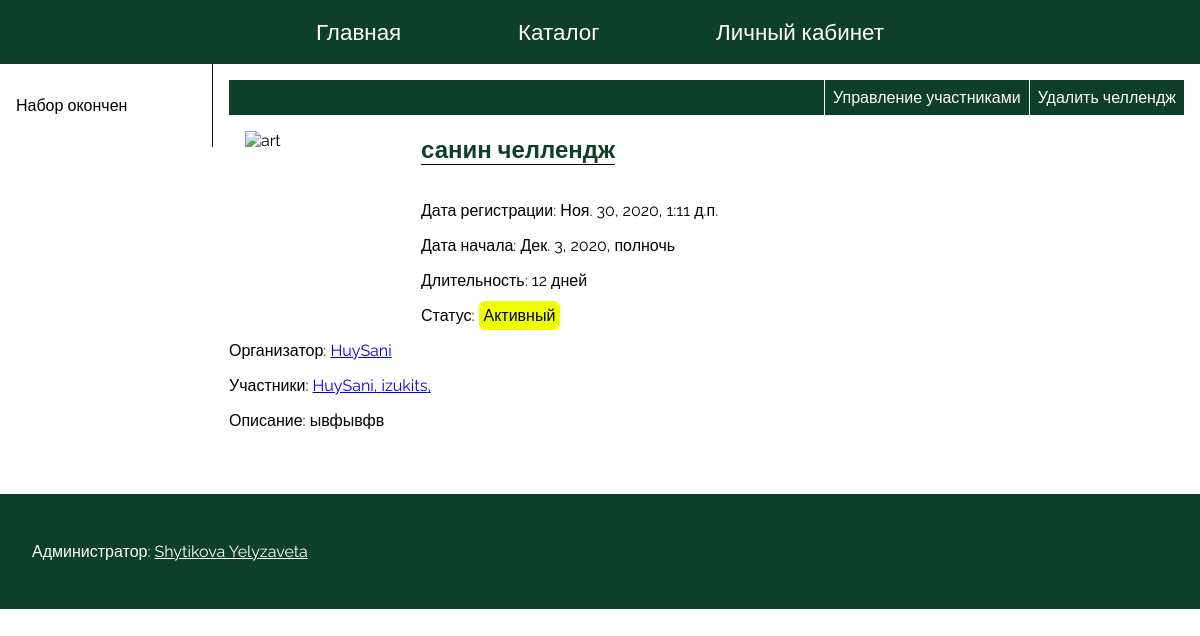
/challenge/31/ (signed in), run on the app's committed database.
### artfreedom/apps/main/models.py (models this page shows, shortened)
class Challenge_article(models.Model):
    article_title = models.CharField("название челленджа", max_length=200)
    article_description = models.TextField("описание челленджа")
    pub_date = models.DateTimeField("дата публикации")
    start_date = models.DateTimeField("дата начала", default=datetime.now())
    recruitment_time = models.IntegerField("время челледжа (в днях)")  # in days
    avatar = models.CharField("Аватар", blank=True, max_length=2500, default="", null=True)
    participants = models.ManyToManyField(User_data, through="Challenge_to_User")
    class Meta:
        verbose_name = "Челлендж"
        verbose_name_plural = "Челленджи"

class User_data(models.Model):
    user = models.OneToOneField(User, on_delete=models.CASCADE)
    status = models.CharField("статус пользователя", max_length=500, blank=True)
    contacts = models.CharField("контакты пользователя", max_length=200)
    avatar = models.CharField("Аватар", blank=True, max_length=2500, default="", null=True)

class Challenge_to_User(models.Model):
    challenge = models.ForeignKey(Challenge_article, null=True, on_delete=models.SET_NULL)
    user = models.ForeignKey(User_data, null=True, on_delete=models.SET_NULL)
    role = models.CharField(max_length=50, choices=[
                                                ('creator', 'creator'),
                                                ('participant', 'participant'),
                                                ('banned', 'banned'),
                                                ])

### artfreedom/apps/main/views.py (the view)
# urls.py: path("challenge/<int:id>/", views.challenge, name="challenge"),
def challenge(request, id):
    args = {}
    try:
        ch = Challenge_article.objects.get(id=id)
    except:
        return HttpResponseNotFound()
    args["pub_date"] = ch.pub_date
    args["start_date"] = ch.start_date
    args["recruitment_time"] = ch.recruitment_time
    args["creator"] = ch.challenge_to_user_set.get(role="creator").user
    args["title"] = ch.article_title
    args["description"] = ch.article_description
    args["avatar_url"] = ch.avatar
    args["participants"] = ch.challenge_to_user_set.all()
    args["challenge_status"] = get_challenge_status(ch).value
    args["challenge_status_en"] = get_challenge_status(ch).name
    args["id"] = id
    if request.user.is_authenticated:
        user = User_data.objects.get(user=request.user)
        isparticipated = Challenge_to_User.objects.filter(
            challenge=ch, user_id=user.id
        ).all()
        if isparticipated.count() == 0 :
            args["isparticipated"] = False
        elif isparticipated[0].role == 'banned':
            args["isparticipated"] = 'banned'
        else:
            args["isparticipated"] = True
        if isparticipated.count() != 0:
            args["user_role"] = ch.challenge_to_user_set.get(user=user).role
    else:
        args["isparticipated"] = False
    return render(request, "main/challenge.html", args)

### artfreedom/apps/main/views.py (called while the page is built)
def get_challenge_status(challenge):
    if (timezone.now() - challenge.start_date).days >= challenge.recruitment_time:
        return ChallengeStatus.finished
    elif timezone.now() >= challenge.start_date:
        return ChallengeStatus.active
    else:
        return ChallengeStatus.recruitment

### artfreedom/templates/main/challenge.html (shortened to what this page needs)
{% extends 'base.html' %}
{% load static %}
{% block styles %}
<link rel="stylesheet" href="{% static 'css/challenge.css' %}">
<link rel="stylesheet" href="{% static 'css/text.css' %}">{% endblock %}
{% block main_content %}
<main>
    <nav class="nav-left-bar">
    {% if user.is_authenticated %}
        {% if challenge_status == 'Идет набор'%}
            <figure id="participate_button">
                {% if isparticipated == True %}
                <div class="select_challenge_button">
                    <img src="{% static 'imgs/participate_ok.png' %}" alt="">
                </div>
                {% elif isparticipated == 'banned' %}
                    <p> Организатор запретил вам участие в этом челлендже </p>
                {% else %}
                <div class="select_challenge_button">
                    <img src="{% static 'imgs/participate.svg' %}" alt="">
                </div>
                <p>Участвовать</p>
                {% endif %}
            </figure>
        {% else %}
            <p>Набор окончен</p>
        {% endif %}
    {% else %}
        <p>Для участия необходимо войти в аккаунт</p>
    {% endif %}
    </nav>
    <section class="main-block">
        {% if user_role == 'creator'%}
            <div class="creator_edit_menu">
                <div id="delete_challenge" class="creator_edit_menu_button">Удалить челлендж</div>
                <div id="edit_users" class="creator_edit_menu_button">Управление участниками</div>
            </div>
        {% endif %}
        <div class="challenge__img"><img src="
            {% if avatar_url %}
                {{avatar_url}}
            {% else %}
                https://img5.goodfon.com/wallpaper/nbig/4/27/anime-art-kakegurui-devushka-vzgliad-karty.jpg
            {% endif %}
        " alt="art"></div>
        <h2 class="heading2" style="display: inline-block;">{{title}}</h2>
        <p>Дата регистрации: {{pub_date}}</p>
        <p>Дата начала: {{start_date}}</p>
        <p>Длительность: {{recruitment_time}} дней</p>
        <p>Статус: <span class="{{ challenge_status_en }}">{{ challenge_status }}</span></p>
        <p>Организатор: <a href="{% url 'userprofile:profile' creator.user.id %}"> {{creator.user.username}}</a></p>
        <p>Участники:
            {% for i in participants%}
                {% if i.role != 'banned' %}
                    <a href="{% url 'userprofile:profile' i.user.user.id %}">{{i.user.user.username}}, </a>
                {% endif %}
            {% endfor %}
        </p>
        <p>Описание: {{description}}</p>
    </section>
</main>
{% endblock %}

### artfreedom/static/css/base.css (style rules this page uses)
body { padding: 0; margin: 0; font-family: 'Raleway', sans-serif; }
main { padding-bottom: 0px !important; }

### artfreedom/static/css/challenge.css (style rules this page uses)
div.challenge__img { float: left; width: 10rem; height: 10rem; overflow: hidden; margin: 1rem; }
div.challenge__img > img { height: 100%; width: 100%; object-fit: cover; }
span.active, span.recruitment, span.finished { padding: 0.3rem; border-radius: 0.4rem; }
span.active { background-color: rgb(238, 255, 0); }
div.creator_edit_menu { display: flex; background-color: rgb(14, 63, 42); color: white; flex-direction: row-reverse; }
.creator_edit_menu_button { padding: 0.5rem; display: inline-block; border-left: 1px solid white; }

### artfreedom/static/css/text.css (style rules this page uses)
main { display: flex; align-items: flex-start; }
nav.nav-left-bar { width: 15%; padding: 1rem; border-right: 1px rgb(7, 36, 27) solid; }
.main-block { flex-grow: 1; padding: 1rem; }
h2.heading2 { color:rgb(14, 63, 42); border-bottom: 1px black solid; }

### data on the page
Challenge_article: article_title "санин челлендж", pub_date "Ноя. 30, 2020, 1:11 д.п.", start_date "Дек. 3, 2020, полночь", article_description "ывфывфв"
User_data: user.username "HuySani"
Challenge_to_User: user.user.username "HuySani"
Challenge_to_User: user.user.username "izukits"

### other printed values
{{ recruitment_time }} "12"
{{ challenge_status }} "Активный"
